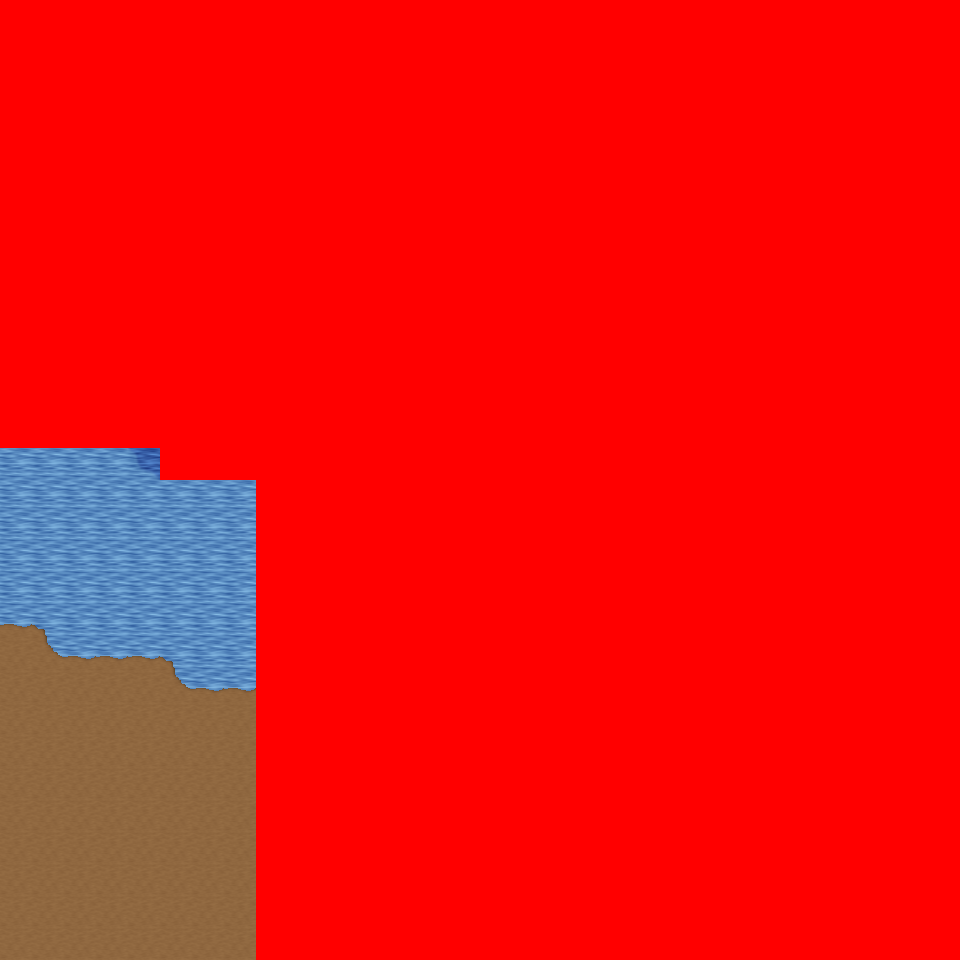

The image is a tile-based game level rendered from a .tmx file. Its description and source (layers, tilesets, objects; grid data summarised) follow:
An orthogonal 30x30 tile map with 32x32 px tiles, 6 tile layers (Ground, Object, Object2, Above, ...), 21 tilesets and 2 objects (2x mapchange).

<map version="1.0" orientation="orthogonal" renderorder="right-down" width="30" height="30" tilewidth="32" tileheight="32" nextobjectid="3">
  <tileset firstgid="1" name="tileset_logic_collision" tilewidth="32" tileheight="32" tilecount="1" columns="1">
    <image source="../drawable/tileset_logic_collision.png" width="32" height="32" />
  </tileset>
  <tileset firstgid="2" name="tileset_ground_ground" tilewidth="32" tileheight="32" tilecount="33" columns="3">
    <image source="../drawable/tileset_ground_ground.png" width="96" height="352" />
  </tileset>
  <tileset firstgid="35" name="tileset_building_castle" tilewidth="32" tileheight="32" tilecount="320" columns="20">
    <image source="../drawable/tileset_building_castle.png" width="640" height="512" />
  </tileset>
  <tileset firstgid="355" name="tileset_ground_water_pool" tilewidth="32" tileheight="32" tilecount="72" columns="3">
    <image source="../drawable/tileset_ground_water_pool.png" width="96" height="768" />
  </tileset>
  <tileset firstgid="427" name="tileset_ground_earth_edges" tilewidth="32" tileheight="32" tilecount="18" columns="6">
    <image source="../drawable/tileset_ground_earth_edges.png" width="192" height="96" />
  </tileset>
  <tileset firstgid="445" name="tileset_ground_grass_corners" tilewidth="32" tileheight="32" tilecount="24" columns="6">
    <image source="../drawable/tileset_ground_grass_corners.png" width="192" height="128" />
  </tileset>
  <tileset firstgid="469" name="tileset_ground_grass_edges" tilewidth="32" tileheight="32" tilecount="36" columns="12">
    <image source="../drawable/tileset_ground_grass_edges.png" width="384" height="96" />
  </tileset>
  <tileset firstgid="505" name="tileset_object_row_boat" tilewidth="32" tileheight="32" tilecount="30" columns="6">
    <image source="../drawable/tileset_object_row_boat.png" width="192" height="160" />
  </tileset>
  <tileset firstgid="535" name="tileset_item_ropes" tilewidth="32" tileheight="32" tilecount="4" columns="2">
    <image source="../drawable/tileset_item_ropes.png" width="64" height="64" />
  </tileset>
  <tileset firstgid="539" name="tileset_object_boardwalk" tilewidth="32" tileheight="32" tilecount="36" columns="6">
    <image source="../drawable/tileset_object_boardwalk.png" width="192" height="192" />
  </tileset>
  <tileset firstgid="575" name="tileset_object_ship" tilewidth="32" tileheight="32" tilecount="368" columns="16">
    <image source="../drawable/tileset_object_ship.png" width="512" height="736" />
  </tileset>
  <tileset firstgid="943" name="tileset_item_fishing_nets" tilewidth="32" tileheight="32" tilecount="6" columns="3">
    <image source="../drawable/tileset_item_fishing_nets.png" width="96" height="64" />
  </tileset>
  <tileset firstgid="949" name="tileset_item_fishrods" tilewidth="32" tileheight="32" tilecount="12" columns="4">
    <image source="../drawable/tileset_item_fishrods.png" width="128" height="96" />
  </tileset>
  <tileset firstgid="961" name="tileset_plant_stump_stump_vertical" tilewidth="32" tileheight="32" tilecount="1" columns="1">
    <image source="../drawable/tileset_plant_stump_stump_vertical.png" width="32" height="32" />
  </tileset>
  <tileset firstgid="962" name="tileset_item_pot_barrel" tilewidth="32" tileheight="32" tilecount="2" columns="1">
    <image source="../drawable/tileset_item_pot_barrel.png" width="32" height="64" />
  </tileset>
  <tileset firstgid="964" name="tileset_ground_cobbled_paving" tilewidth="32" tileheight="32" tilecount="1" columns="1">
    <image source="../drawable/tileset_ground_cobbled_paving.png" width="32" height="32" />
  </tileset>
  <tileset firstgid="965" name="tileset_ground_ladder_vertical_pale" tilewidth="32" tileheight="32" tilecount="5" columns="5">
    <image source="../drawable/tileset_ground_ladder_vertical_pale.png" width="160" height="32" />
  </tileset>
  <tileset firstgid="970" name="tileset_item_caution_sign" tilewidth="32" tileheight="32" tilecount="1" columns="1">
    <image source="../drawable/tileset_item_caution_sign.png" width="32" height="32" />
  </tileset>
  <tileset firstgid="971" name="tileset_ground_ridge_earth_dark" tilewidth="32" tileheight="32" tilecount="96" columns="12">
    <image source="../drawable/tileset_ground_ridge_earth_dark.png" width="384" height="256" />
  </tileset>
  <tileset firstgid="1067" name="tileset_ground_ridge_earth_pale" tilewidth="32" tileheight="32" tilecount="96" columns="12">
    <image source="../drawable/tileset_ground_ridge_earth_pale.png" width="384" height="256" />
  </tileset>
  <tileset firstgid="1163" name="tileset_plant_tree_tree_darkgreen" tilewidth="32" tileheight="32" tilecount="88" columns="8">
    <image source="../drawable/tileset_plant_tree_tree_darkgreen.png" width="256" height="352" />
  </tileset>
  <layer name="Ground" width="30" height="30">
    <data>[900 cells, 900 non-empty, 7 distinct tile ids]</data>
  </layer>
  <layer name="Object" width="30" height="30">
    <data>[900 cells, 122 non-empty, 27 distinct tile ids]</data>
  </layer>
  <layer name="Object2" width="30" height="30">
    <data>[900 cells, 0 non-empty, 0 distinct tile ids]</data>
  </layer>
  <layer name="Above" width="30" height="30">
    <data>[900 cells, 81 non-empty, 22 distinct tile ids]</data>
  </layer>
  <layer name="Above2" width="30" height="30">
    <data>[900 cells, 0 non-empty, 0 distinct tile ids]</data>
  </layer>
  <layer name="Walkable" width="30" height="30">
    <data>[900 cells, 775 non-empty, 1 distinct tile ids]</data>
  </layer>
  <objectgroup name="MapEvents">
    <object id="1" name="south" type="mapchange" x="0" y="928" width="256" height="32">
      <properties>
        <property name="map" value="0_ados_mountain_n2_w2_x3_y3" />
        <property name="place" value="north" />
      </properties>
    </object>
    <object id="2" name="west" type="mapchange" x="0" y="448" width="32" height="512">
      <properties>
        <property name="map" value="0_ados_mountain_n2_w2_x2_y2" />
        <property name="place" value="east" />
      </properties>
    </object>
  </objectgroup>
</map>
